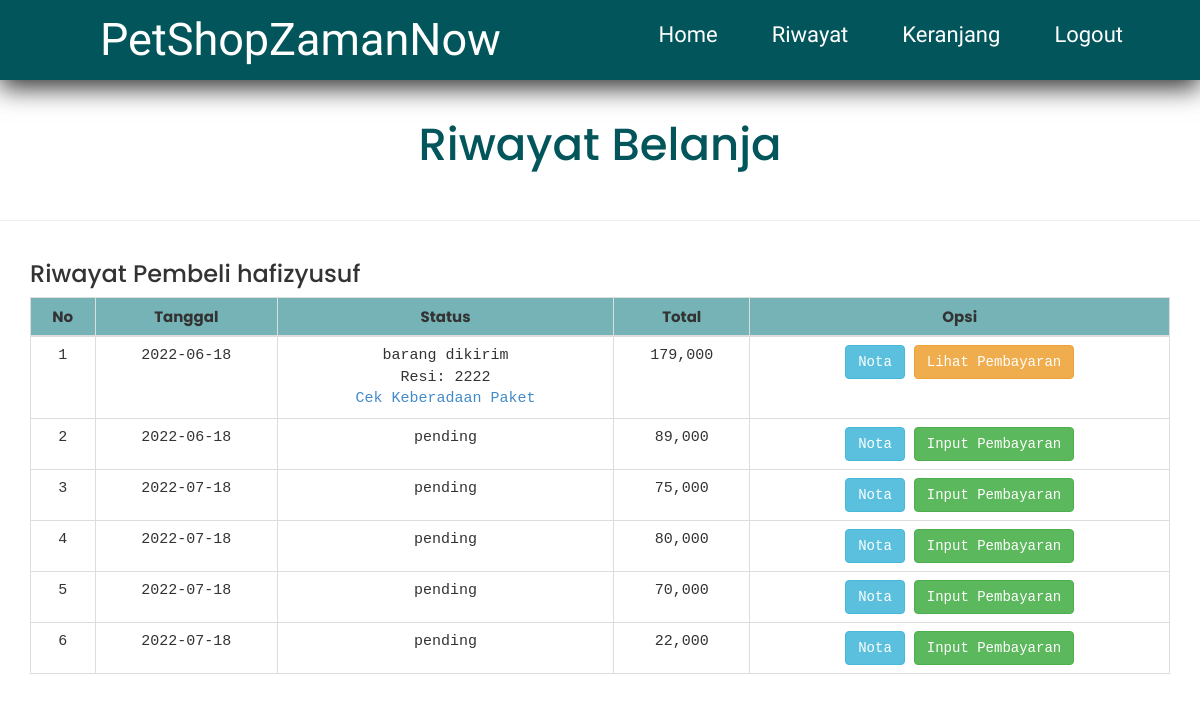
/riwayat.php (signed in), run on the app's committed database.
### tables this page shows
CREATE TABLE `riwayat` (
  `id_penjualan` int(11) NOT NULL,
  `id_pembeli` int(11) NOT NULL,
  `tanggal_penjualan` date NOT NULL,
  `total_penjualan` int(11) NOT NULL,
  `alamat_pengiriman` text NOT NULL,
  `status_penjualan` varchar(50) NOT NULL DEFAULT 'pending',
  `resi_pengiriman` varchar(20) NOT NULL,
  `totalberat` int(11) NOT NULL,
  `provinsi` varchar(50) NOT NULL,
  `distrik` varchar(50) NOT NULL,
  `tipe` varchar(20) NOT NULL,
  `kodepos` varchar(15) NOT NULL,
  `ekspedisi` varchar(20) NOT NULL,
  `paket` varchar(25) NOT NULL,
  `ongkir` int(11) NOT NULL,
  `estimasi` varchar(10) NOT NULL
);

### htdocs/riwayat.php (the view, shortened to what this page needs)
<?php
include 'koneksi.php';
?>
<!DOCTYPE html>
<html lang="en">
<head>
    <link rel="stylesheet" href="admin/assets/css/bootstrap.css">
    <link rel="stylesheet" href="css/riwayat.css">
</head>
<body>
    <?php
    include 'menu.php';
    ?>
    <br>
    <h1>Riwayat Belanja</h1>
    <br>
    <hr>
    <section class="riwayat">
        <div class="container">
            <h3>Riwayat Pembeli <?php echo $_SESSION["pembeli"]["nama_pembeli"]; ?></h3>
            <table class="table table-bordered">
                <thead>
                    <tr>
                        <th>No</th>
                        <th>Tanggal</th>
                        <th>Status</th>
                        <th>Total</th>
                        <th>Opsi</th>
                    </tr>
                </thead>
                <tbody>
                    <?php
                    $nomor=1;
                    $id_pembeli  = $_SESSION["pembeli"]["id_pembeli"];
                    $ambil = $koneksi->query("SELECT * FROM riwayat WHERE id_pembeli= '$id_pembeli'");
                     while ($pecah =  $ambil->fetch_assoc()){
                    ?>
                    <tr>
                        <td class="isi"><?php echo $nomor;?></td>
                        <td class="isi"><?php echo $pecah["tanggal_penjualan"]?></td>
                        <td class="isi">
                            <?php echo $pecah["status_penjualan"] ?> <br>
                            <?php if (!empty($pecah['resi_pengiriman'])):?>
                                       Resi: <?php echo $pecah["resi_pengiriman"]; ?>
                                       <br>
                            <a href="https://cekresi.com/" target="_blank">Cek Keberadaan Paket</a>
                            <?php endif ?>
                        </td>
                        <td class="isi"><?php echo number_format($pecah["total_penjualan"]) ?></td>
                        <td class="isi">
                            <a href="nota.php?id=<?php echo $pecah["id_penjualan"] ?>" class="btn btn-info">Nota</a>
                            <?php if($pecah['status_penjualan']=="pending"):  ?>
                            <a href="pembayaran.php?id=<?php echo $pecah["id_penjualan"] ?>" class="btn btn-success">Input Pembayaran</a>
                            <?php else: ?>
                                <a href="lihat_pembayaran.php?id=<?php echo $pecah["id_penjualan"] ?>" class="btn btn-warning">
                                Lihat Pembayaran
                                </a>
                            <?php endif ?>
                        </td>
                    </tr>
                    <?php $nomor++?>
                    <?php }?>
                </tbody>
            </table>
        </div>
    </section>
</body>
</html>

### htdocs/css/riwayat.css (style rules this page uses)
h1 { text-align: center; font-size: 45px; font-family: 'Poppins', sans-serif; color: #02555A; }
h3 { font-family: 'Poppins', sans-serif; }
tr th { text-align: center; font-family: 'Poppins', sans-serif; font-size: 15px; background: #75b3b6; }
.isi { text-align: center; font-family: 'Source Code Pro', monospace; font-size: 15px; }

### htdocs/css/header.css (style rules this page uses)
* { box-sizing: border-box; margin: 0; }

### data on the page
riwayat: tanggal_penjualan "2022-06-18", status_penjualan "barang dikirim", resi_pengiriman "2222", total_penjualan "179,000"
riwayat: tanggal_penjualan "2022-06-18", status_penjualan "pending", total_penjualan "89,000"
riwayat: tanggal_penjualan "2022-07-18", status_penjualan "pending", total_penjualan "75,000"
riwayat: tanggal_penjualan "2022-07-18", status_penjualan "pending", total_penjualan "80,000"
riwayat: tanggal_penjualan "2022-07-18", status_penjualan "pending", total_penjualan "70,000"
riwayat: tanggal_penjualan "2022-07-18", status_penjualan "pending", total_penjualan "22,000"

### other printed values
$_SESSION["pembeli"]["nama_pembeli"] "hafizyusuf"
